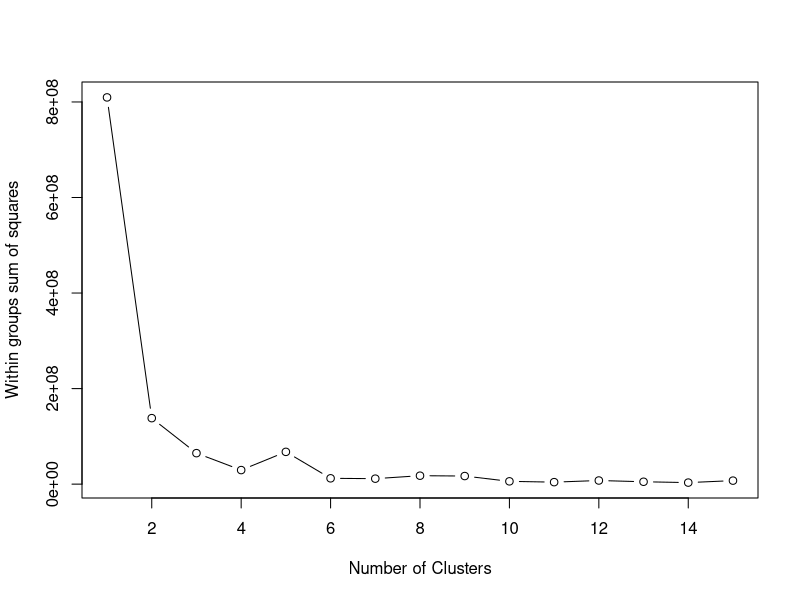
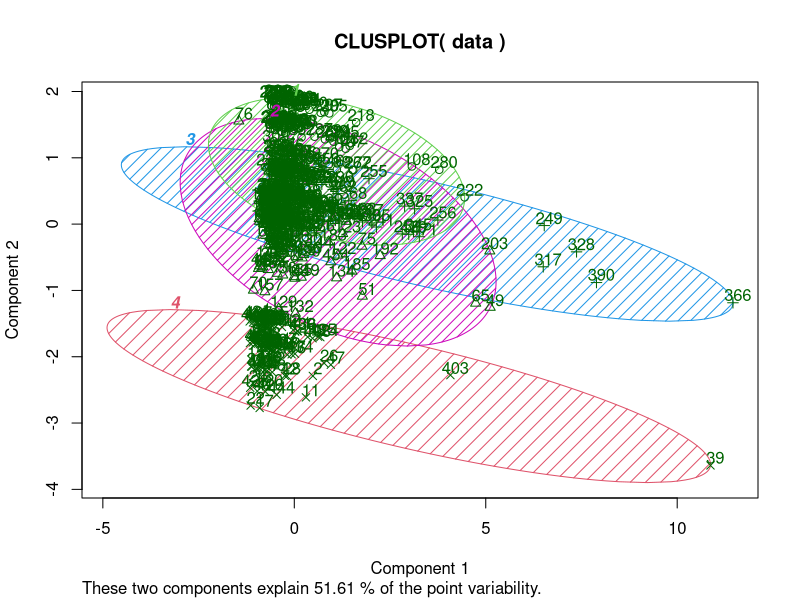
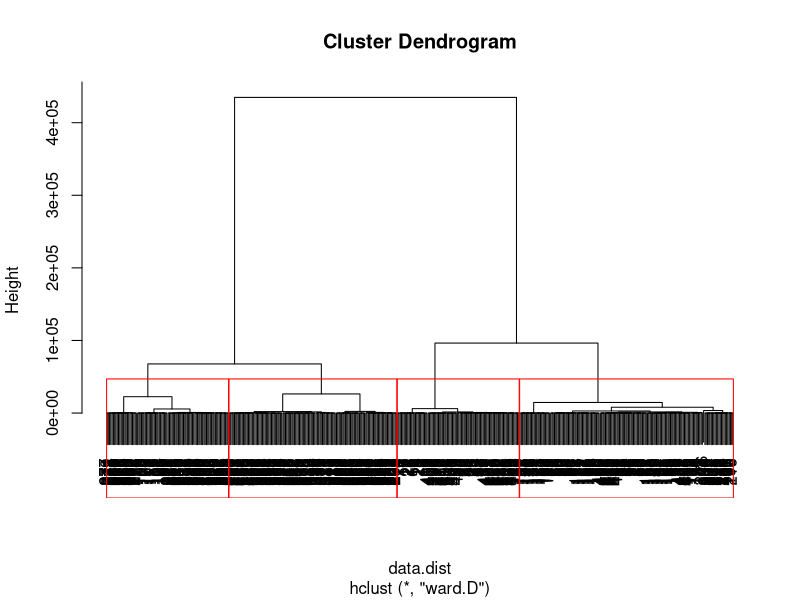
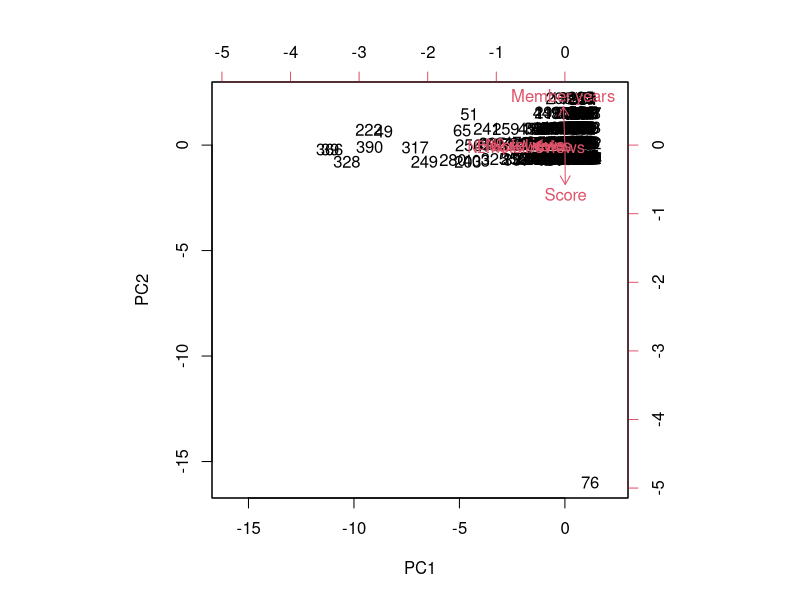
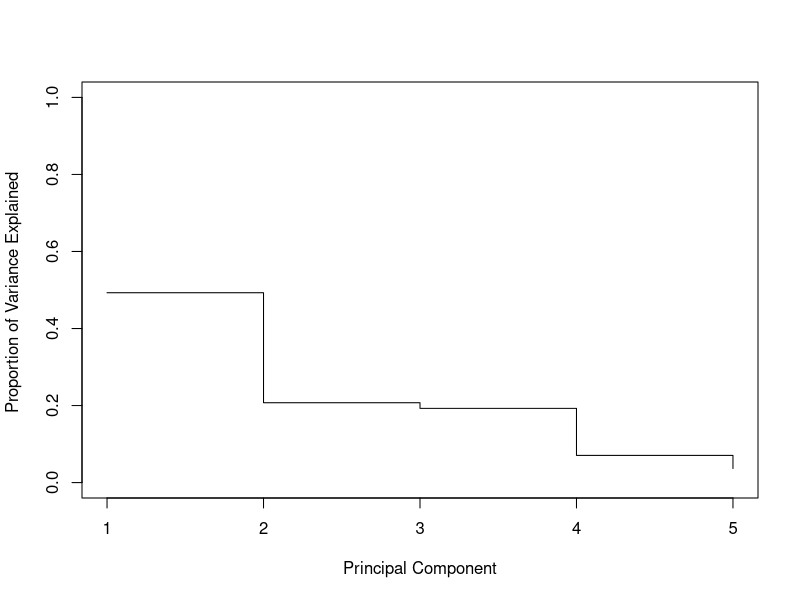
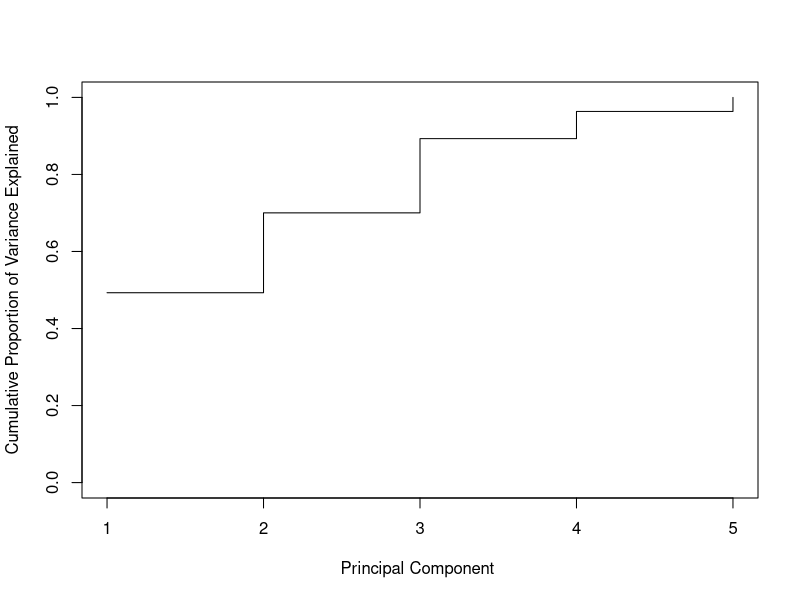

Generate these figures, in order, with R:
lasvegas = read.table("LasVegas.csv", sep=";", header = T)
attach(lasvegas)

summary(lasvegas)

# K-means clustering

set.seed(1)
data = data.frame(Score, Nr..rooms, Nr..hotel.reviews, Helpful.votes, Member.years)

wss = (nrow(data)-1)*sum(apply(data,2,var))
for (i in 2:15) wss[i] <- sum(kmeans(data, centers=i)$withinss)
plot(1:15, wss, type="b", xlab="Number of Clusters",
     ylab="Within groups sum of squares")

# with 4 clusters
fit = kmeans(data, 4)

# get cluster means
aggregate(data,by=list(fit$cluster),FUN=mean)

# append cluster assignment
data = data.frame(data, fit$cluster)

library(cluster) 
clusplot(data, fit$cluster, color=TRUE, shade=TRUE, 
         labels=2, lines=0)

# Hierarchical clustering

data.dist = dist(data, method = "euclidean") # distance matrix

data.fit = hclust(data.dist, method="ward.D") 

plot(data.fit) # display dendogram
data.groups = cutree(data.fit, k=4) # cut tree into 4 clusters

# draw dendogram with red borders around the 4 clusters 
rect.hclust(data.fit, k=4, border="red")

# PCA
data = data.frame(Score, Nr..reviews, Nr..hotel.reviews, Helpful.votes, Member.years)
pr.out = prcomp(data, scale=TRUE)

names(pr.out)

pr.out$rotation=-pr.out$rotation
pr.out$x=-pr.out$x
biplot(pr.out, scale=0)

pr.sqrt = pr.out$sdev^2
pve = pr.sqrt / sum(pr.sqrt)

plot(pve, xlab="Principal Component", ylab="Proportion of Variance Explained ", ylim=c(0,1),type="s")
plot(cumsum(pve), xlab="Principal Component ", ylab=" Cumulative Proportion of Variance Explained ", ylim=c(0,1), type="s")
